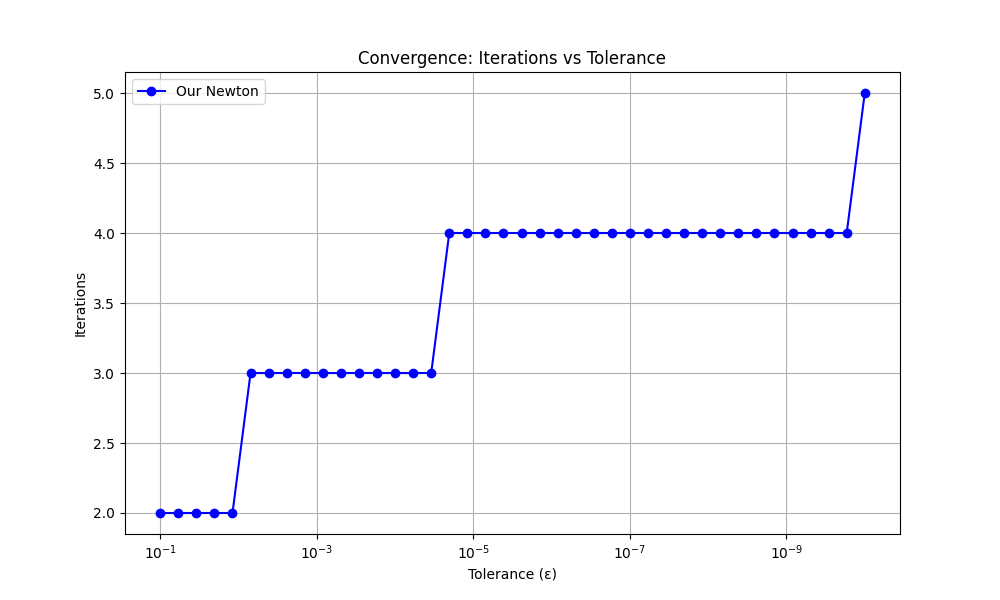

This figure's Python source:
'''

    2x - cosy = 0
    2y - exp(x) = 0

    - J*delta = fx
    
    - x(n+1) = x(n) - delta
    
'''

import numpy as np
import copy

def gauss_forward(matrix):

    matrix_copy = copy.deepcopy(matrix)

    n = len(matrix_copy)
    m = len(matrix_copy[0])

    for i in range(n):
        
        # row replacement with max val in col
        max_row = max(range(i, n), key=lambda k: abs(matrix_copy[k][i]))
        matrix_copy[i], matrix_copy[max_row] = matrix_copy[max_row], matrix_copy[i]

        # row normalizing (diag element becomes 1)
        div = matrix_copy[i][i]
        for j in range(i, m):
            matrix_copy[i][j] /= div

        # row substraction 
        for row in range(i + 1, n):
            mult = matrix_copy[row][i]
            for j in range(m):
                matrix_copy[row][j] -= mult * matrix_copy[i][j]

    return matrix_copy


def gauss_backward(matrix):

    matrix_copy = copy.deepcopy(matrix)

    n = len(matrix_copy)
    x = [0] * n

    for i in range(n - 1, -1, -1):
        x[i] = matrix_copy[i][n]
        for j in range(i + 1, n):
            x[i] -= matrix_copy[i][j] * x[j]

    return x


def solve_linear_system(matrix):
    return gauss_backward(gauss_forward(matrix))


def newton_system(f, x0, tol=1e-6, max_iter=100, dx=1e-6):
    x = np.array(x0, dtype=float)
    n = len(x)
    
    for iteration in range(max_iter):

        fx = f(x)
        
        J = np.zeros((n, n))
        for j in range(n):
            x_perturbed = x.copy()
            x_perturbed[j] += dx
            
            J[:, j] = (f(x_perturbed) - fx) / dx
        
        try:
            augmented_matrix = np.hstack((J, -fx.reshape(-1, 1)))
            delta_x = solve_linear_system(augmented_matrix)
        except np.linalg.LinAlgError:
            raise RuntimeError("Singular Jacobian encountered")
        
        x += delta_x
        
        if np.linalg.norm(delta_x) < tol:
            return x, iteration + 1
    
    raise RuntimeError(f"Failed to converge in {max_iter} iterations")


def source_system(x):
    return np.array([
        2*x[0] - np.cos(x[1]),  # 2x - cos(y) = 0
        2*x[1] - np.exp(x[0])    # 2y - exp(x) = 0
    ])


def draw_graphic():
    import matplotlib.pyplot as plt
    tolerances = np.logspace(-1, -10, 40)  # From 1e-1 to 1e-10
    newton_iterations = []

    for tol in tolerances:
        newton_iterations.append(newton_system(source_system, [0.5, 0.5], tol)[1])
       
    plt.figure(figsize=(10, 6))
    plt.semilogx(tolerances, newton_iterations, 'bo-', label='Our Newton')
    plt.gca().invert_xaxis()  
    plt.xlabel('Tolerance (ε)')
    plt.ylabel('Iterations')
    plt.title('Convergence: Iterations vs Tolerance')
    plt.legend()
    plt.grid(True)
    plt.show()


x0 = np.array([0.5, 0.5])
solution, iterations = newton_system(source_system, x0)

print(f"Solution: x = {solution[0]:.6f}, y = {solution[1]:.6f}")
print(f"Found in {iterations} iterations")

from scipy.optimize import fsolve
numpy_solution = fsolve(source_system, [0.5, 0.5])
print("NumPy fsolve solution:", numpy_solution)

draw_graphic()
